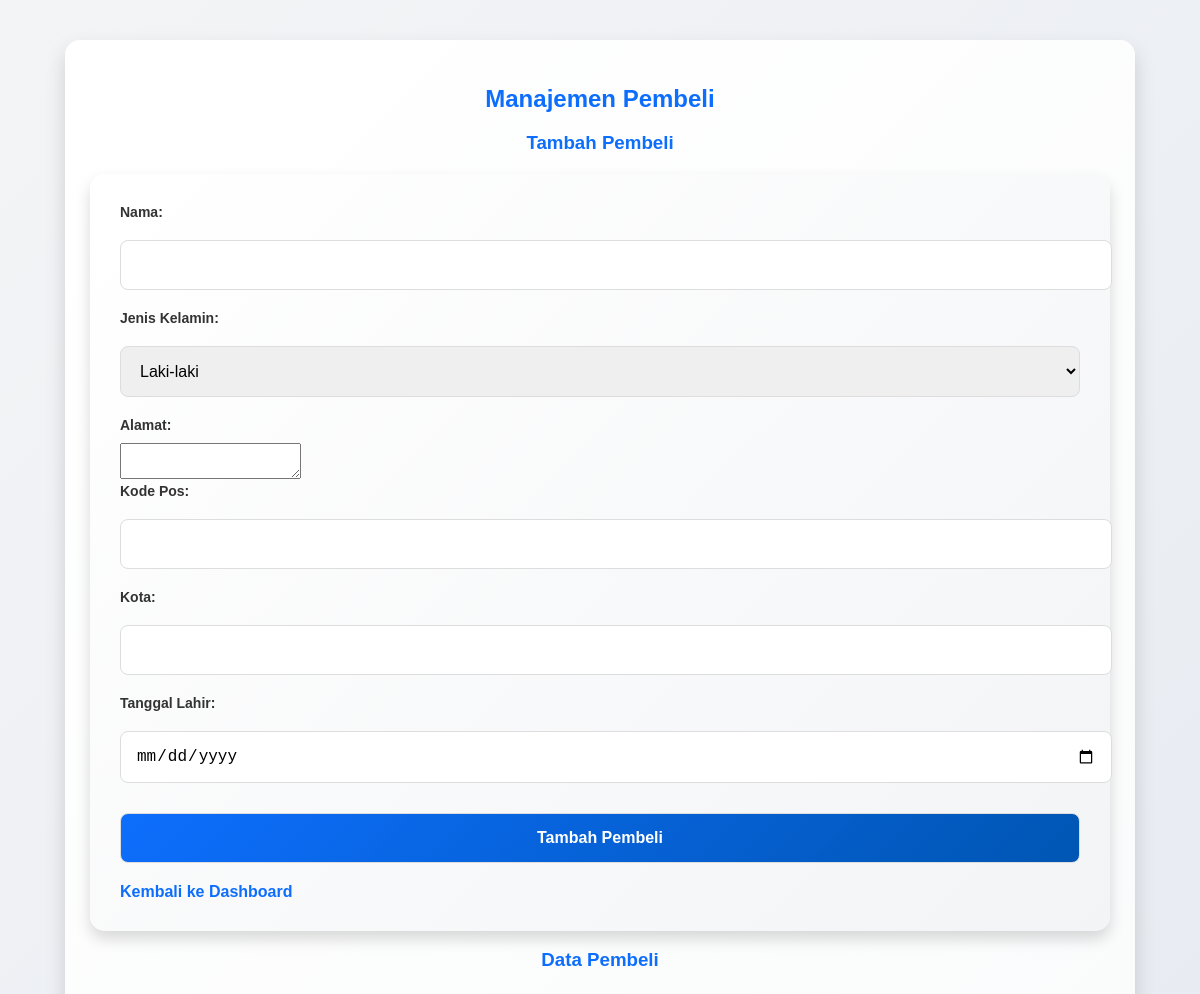
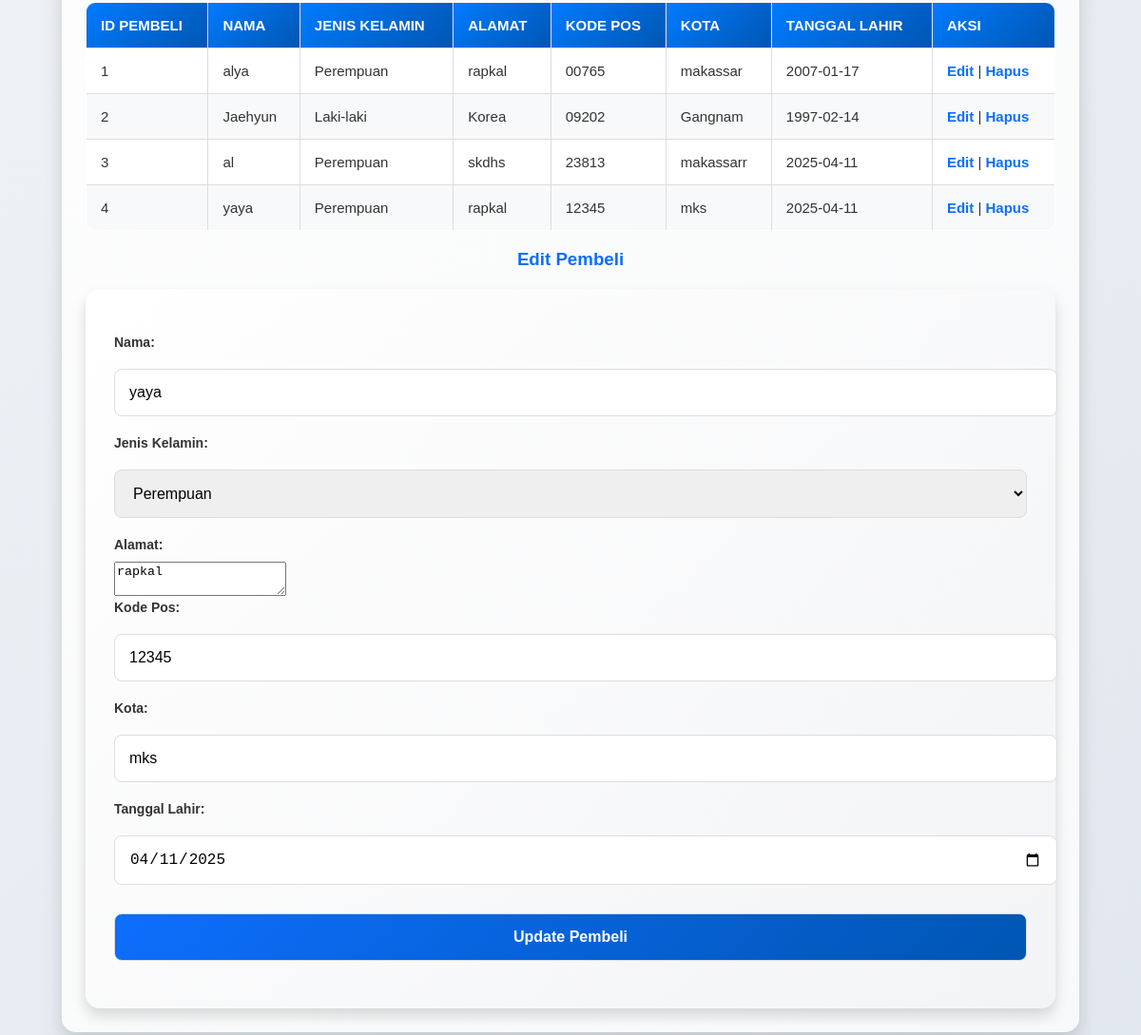
The page /kasir/user/pembeli.php?edit=4 on the database its author committed (2 pictures, top to bottom).
### tables this page shows
CREATE TABLE `pembeli` (
  `id_pembeli` int(11) NOT NULL,
  `nama` varchar(100) NOT NULL,
  `jns_kelamin` enum('Laki-laki','Perempuan') NOT NULL,
  `alamat` text NOT NULL,
  `kode_pos` varchar(10) DEFAULT NULL,
  `kota` varchar(50) DEFAULT NULL,
  `tgl_lahir` date DEFAULT NULL
);

### kasir/user/pembeli.php (the view, shortened to what this page needs)
<?php include '../db.php';
$pembeliData = $conn->query("SELECT * FROM pembeli");
?>
<!DOCTYPE html>
<html lang="id">
<head>
    <link rel="stylesheet" href="../styles.css">
</head>
<body>
    <div class="container">
        <h2>Manajemen Pembeli</h2>
        <h3>Tambah Pembeli</h3>
        <form method="POST">
            <label for="nama">Nama:</label>
            <input type="text" id="nama" name="nama" required><br>
            <label for="jns_kelamin">Jenis Kelamin:</label>
            <select id="jns_kelamin" name="jns_kelamin" required>
                <option value="Laki-laki">Laki-laki</option>
            </select><br>
            <label for="alamat">Alamat:</label>
            <textarea id="alamat" name="alamat" required></textarea><br>
            <label for="kode_pos">Kode Pos:</label>
            <input type="text" id="kode_pos" name="kode_pos"><br>
            <label for="kota">Kota:</label>
            <input type="text" id="kota" name="kota" required><br>
            <label for="tgl_lahir">Tanggal Lahir:</label>
            <input type="date" id="tgl_lahir" name="tgl_lahir" required><br>
            <button type="submit" name="add">Tambah Pembeli</button>
            <br>
            <a href="dashboard.php">Kembali ke Dashboard</a>
        </form>
        <h3>Data Pembeli</h3>
        <table border="1">
            <thead>
                <tr>
                    <th>ID Pembeli</th>
                    <th>Nama</th>
                    <th>Jenis Kelamin</th>
                    <th>Alamat</th>
                    <th>Kode Pos</th>
                    <th>Kota</th>
                    <th>Tanggal Lahir</th>
                    <th>Aksi</th>
                </tr>
            </thead>
            <tbody>
                <?php while ($row = $pembeliData->fetch_assoc()): ?>
                    <tr>
                        <td><?= $row['id_pembeli'] ?></td>
                        <td><?= $row['nama'] ?></td>
                        <td><?= $row['jns_kelamin'] ?></td>
                        <td><?= $row['alamat'] ?></td>
                        <td><?= $row['kode_pos'] ?></td>
                        <td><?= $row['kota'] ?></td>
                        <td><?= $row['tgl_lahir'] ?></td>
                        <td>
                            <a href="?edit=<?= $row['id_pembeli'] ?>">Edit</a> |
                            <a href="?delete=<?= $row['id_pembeli'] ?>" onclick="return confirm('Apakah Anda yakin ingin menghapus pembeli ini?')">Hapus</a>
                        </td>
                    </tr>
                <?php endwhile; ?>
            </tbody>
        </table>
        <?php
        if (isset($_GET['edit'])) {
            $id_pembeli = $_GET['edit'];
            $result = $conn->query("SELECT * FROM pembeli WHERE id_pembeli = '$id_pembeli'");
            $pembeliEdit = $result->fetch_assoc();
        ?>
        <h3>Edit Pembeli</h3>
        <form method="POST">
            <input type="hidden" name="id_pembeli" value="<?= $pembeliEdit['id_pembeli'] ?>"><br>
            <label for="nama">Nama:</label>
            <input type="text" id="nama" name="nama" value="<?= $pembeliEdit['nama'] ?>" required><br>
            <label for="jns_kelamin">Jenis Kelamin:</label>
            <select id="jns_kelamin" name="jns_kelamin" required>
                <option value="Perempuan" <?= $pembeliEdit['jns_kelamin'] == 'Perempuan' ? 'selected' : '' ?>>Perempuan</option>
            </select><br>
            <label for="alamat">Alamat:</label>
            <textarea id="alamat" name="alamat" required><?= $pembeliEdit['alamat'] ?></textarea><br>
            <label for="kode_pos">Kode Pos:</label>
            <input type="text" id="kode_pos" name="kode_pos" value="<?= $pembeliEdit['kode_pos'] ?>"><br>
            <label for="kota">Kota:</label>
            <input type="text" id="kota" name="kota" value="<?= $pembeliEdit['kota'] ?>" required><br>
            <label for="tgl_lahir">Tanggal Lahir:</label>
            <input type="date" id="tgl_lahir" name="tgl_lahir" value="<?= $pembeliEdit['tgl_lahir'] ?>" required><br>
            <button type="submit" name="edit">Update Pembeli</button>
        </form>
        <?php } ?>
    </div>
</body>
</html>

### kasir/styles.css (style rules this page uses)
body { font-family: 'Poppins', sans-serif; background: linear-gradient(135deg, #f3f4f6, #e2e8f0); color: #333; margin: 0; padding: 0; transition: all 0.3s ease-in-out; }
.container { width: 85%; margin: 40px auto; padding: 25px; background: linear-gradient(135deg, #ffffff, #f8f9fa); border-radius: 15px; box-shadow: 0 10px 20px rgba(0, 0, 0, 0.15); transition: transform 0.3s, box-shadow 0.3s; }
h2, h3 { text-align: center; color: #0d6efd; font-weight: 700; margin-bottom: 15px; }
a { color: #0d6efd; text-decoration: none; font-weight: bold; transition: color 0.3s, transform 0.3s; }
table { width: 100%; border-collapse: collapse; margin-top: 25px; font-size: 15px; background: #fff; border-radius: 10px; overflow: hidden; }
table th, table td { padding: 15px; text-align: left; border: 1px solid #ddd; }
table th { background: linear-gradient(135deg, #007bff, #0056b3); color: white; text-transform: uppercase; font-weight: 600; }
table tr:nth-child(even) { background-color: #f8f9fa; }
form { margin-top: 20px; background: linear-gradient(135deg, #ffffff, #f3f4f6); padding: 30px; border-radius: 15px; box-shadow: 0 8px 15px rgba(0, 0, 0, 0.15); transition: all 0.3s ease-in-out; }
form label { font-weight: bold; display: block; margin-bottom: 10px; font-size: 14px; }
form input, form select, form button { width: 100%; padding: 15px; margin: 10px 0 20px 0; border: 1px solid #ddd; border-radius: 8px; font-size: 16px; transition: border-color 0.3s, box-shadow 0.3s; }
button { background: linear-gradient(135deg, #0d6efd, #0056b3); color: white; border: none; cursor: pointer; transition: background 0.3s, transform 0.3s; border-radius: 8px; font-size: 16px; font-weight: bold; }

### rows shown on the page
pembeli: id_pembeli "1", nama "alya", jns_kelamin "Perempuan", alamat "rapkal", kode_pos "00765", kota "makassar", tgl_lahir "2007-01-17"
pembeli: id_pembeli "2", nama "Jaehyun", jns_kelamin "Laki-laki", alamat "Korea", kode_pos "09202", kota "Gangnam", tgl_lahir "1997-02-14"
pembeli: id_pembeli "3", nama "al", jns_kelamin "Perempuan", alamat "skdhs", kode_pos "23813", kota "makassarr", tgl_lahir "2025-04-11"
pembeli: id_pembeli "4", nama "yaya", jns_kelamin "Perempuan", alamat "rapkal", kode_pos "12345", kota "mks", tgl_lahir "2025-04-11", tgl_lahir "04/11/2025"
